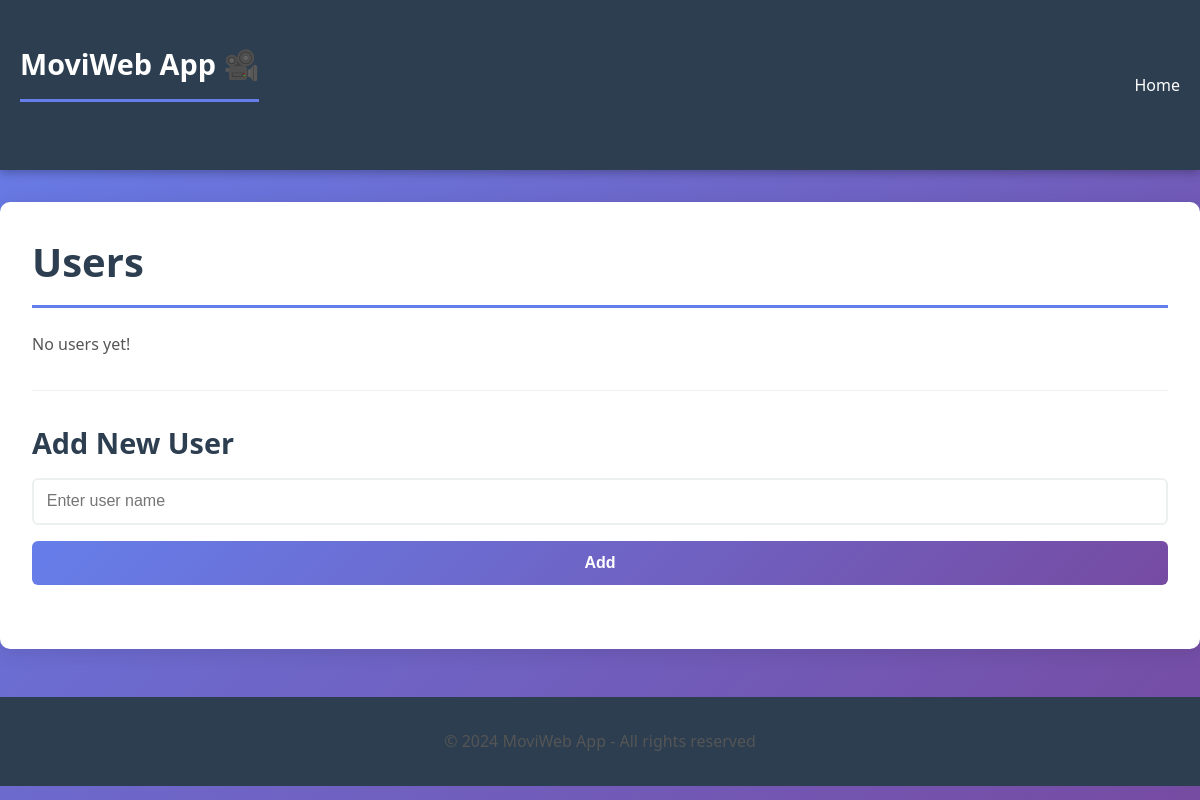
Before: / with the older database file.
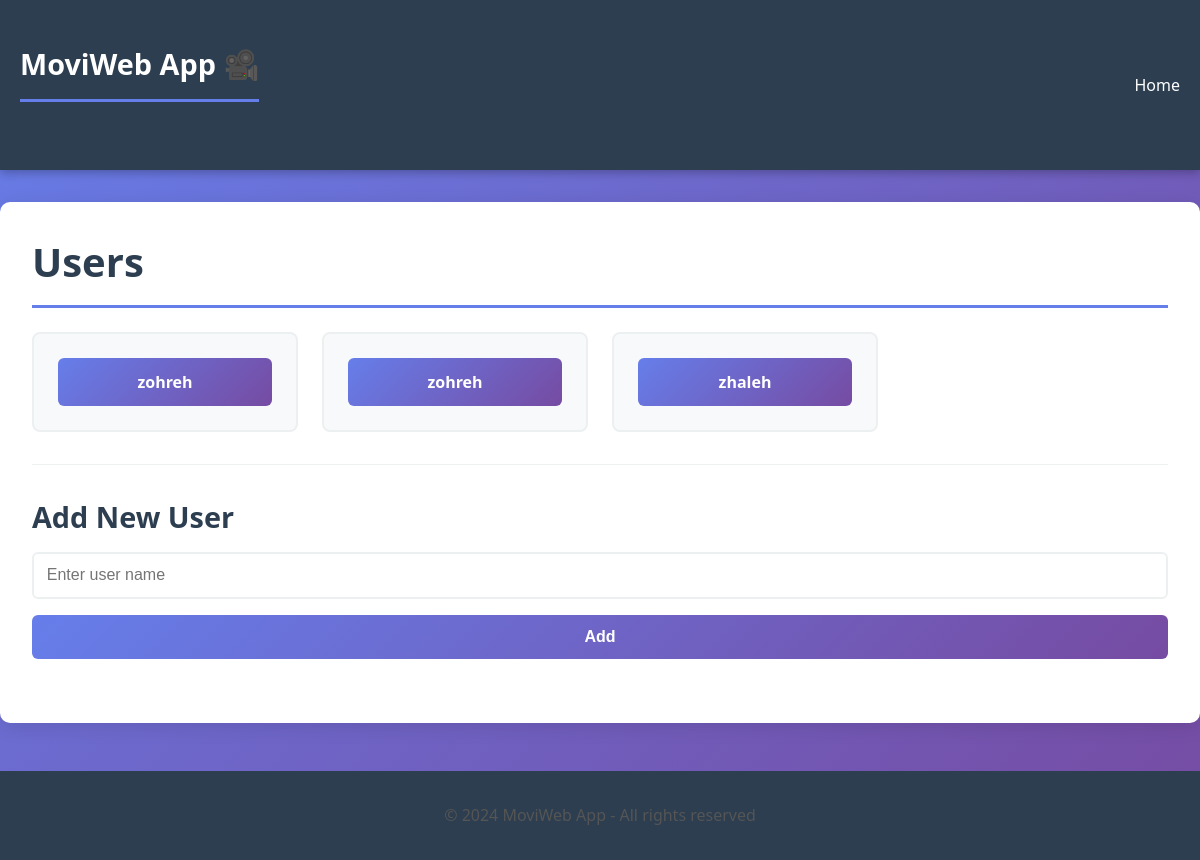
After: the same page with the newer database file.
### models.py (models this page shows, shortened)
class User(db.Model):
    __tablename__ = 'users'
    id = db.Column(db.Integer, primary_key=True)
    name = db.Column(db.String(100), nullable=False)

### app.py (the view)
@app.route('/')
def index():
    users = data_manager.get_users()
    return render_template('index.html', users=users)

### data_manager.py (called while the page is built)
    def get_users(self):
        return User.query.all()

### templates/index.html (shortened to what this page needs)
{% extends "base.html" %}
{% block content %}
<h1>Users</h1>
{% if users %}
<ul class="user-list">
    {% for user in users %}
    <li class="user-entry">
        <a href="{{ url_for('show_user_movies', user_id=user.id) }}" class="btn">
            {{ user.name }}
        </a>
    </li>
    {% endfor %}
</ul>
{% else %}
<p>No users yet!</p>
{% endif %}
<hr>
<h2>Add New User</h2>
<form action="{{ url_for('create_user') }}" method="post" class="form">
    <input
        type="text"
        name="name"
        placeholder="Enter user name"
        required
    >
    <button type="submit" class="btn">Add</button>
</form>
{% endblock %}

### templates/base.html (shortened to what this page needs)
<!DOCTYPE html>
<html lang="en">
<head>
    <link rel="stylesheet" href="{{ url_for('static', filename='style.css') }}">
</head>
<body>
    <header class="header">
        <nav class="navbar">
            <div class="container">
                <h1 class="logo">MoviWeb App 🎥</h1>
                <ul class="nav-links">
                    <li><a href="/">Home</a></li>
                </ul>
            </div>
        </nav>
    </header>
    <main class="container">
        {% block content %}{% endblock %}
    </main>
    <footer class="footer">
        <p>&copy; 2024 MoviWeb App - All rights reserved</p>
    </footer>
</body>
</html>

### static/style.css (style rules this page uses)
* { margin: 0; padding: 0; box-sizing: border-box; }
body { font-family: 'Segoe UI', Tahoma, Geneva, Verdana, sans-serif; background: linear-gradient(135deg, #667eea 0%, #764ba2 100%); min-height: 100vh; color: #333; }
.header { background-color: #2c3e50; box-shadow: 0 2px 10px rgba(0, 0, 0, 0.3); }
.navbar { padding: 1.5rem 0; }
.navbar .container { display: flex; justify-content: space-between; align-items: center; }
.logo { color: #fff; font-size: 1.8rem; font-weight: bold; }
.nav-links { list-style: none; display: flex; gap: 2rem; }
.nav-links a { color: #fff; text-decoration: none; transition: color 0.3s ease; }
.container { max-width: 1200px; margin: 0 auto; padding: 20px; }
main.container { background: #fff; border-radius: 10px; margin: 2rem auto; padding: 2rem; box-shadow: 0 4px 20px rgba(0, 0, 0, 0.1); }
h1 { color: #2c3e50; margin-bottom: 1.5rem; font-size: 2.5rem; border-bottom: 3px solid #667eea; padding-bottom: 1rem; }
h2 { color: #2c3e50; margin-top: 2rem; margin-bottom: 1rem; font-size: 1.8rem; }
hr { border: 0; height: 1px; background: #ecf0f1; margin: 2rem 0; }
.user-list, .movie-list { list-style: none; display: grid; grid-template-columns: repeat(auto-fill, minmax(250px, 1fr)); gap: 1.5rem; margin-bottom: 2rem; }
.user-entry, .movie-entry { background: #f8f9fa; border: 2px solid #ecf0f1; border-radius: 8px; padding: 1.5rem; transition: all 0.3s ease; }
.user-entry a { display: block; text-align: center; color: #fff; text-decoration: none; }
.form { display: flex; flex-direction: column; gap: 1rem; margin-bottom: 2rem; }
.form input { padding: 0.8rem; border: 2px solid #ecf0f1; border-radius: 6px; font-size: 1rem; transition: border-color 0.3s ease; }
.btn { padding: 0.8rem 1.5rem; background: linear-gradient(135deg, #667eea 0%, #764ba2 100%); color: #fff; border: none; border-radius: 6px; cursor: pointer; font-size: 1rem; font-weight: bold; transition: all 0.3s ease; }
.footer { background-color: #2c3e50; color: #ecf0f1; text-align: center; padding: 2rem; margin-top: 3rem; }
.footer p { margin: 0; }
p { line-height: 1.6; color: #555; margin-bottom: 1rem; }

Changed rows visible on the page:
added User: name "zohreh"
added User: name "zohreh"
added User: name "zhaleh"
Other visible differences:
text no longer shown: "No users yet!"
